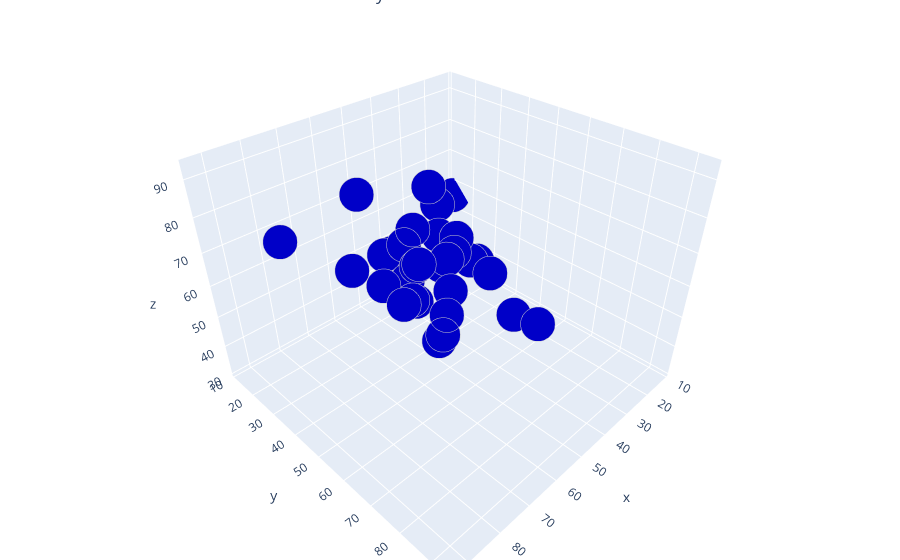

The notebook cell this image was saved under:
### Markdown cell above
# Plotly - 3D Scatter Plot ( Interactive )
* X = Crossing
* Y = Finishing
* Z = Short Passing

### Code cell
ManUtdTeam = df[df.Club == "Manchester united"].iloc[:,[50,51,53]]
ManCityTeam = df[df.Club == "Manchester City"].iloc[:,[50,51,53]]

# trace1 =  Manchester United
trace1 = go.Scatter3d(
    x=ManUtdTeam.Crossing,
    y=ManUtdTeam.Finishing,
    z=ManUtdTeam.ShortPassing,
    mode='markers',
    name = "Manchester united",
    marker=dict(
        color='rgb(200, 0, 0)',
        size=12,
        line=dict(
            color='rgb(255, 255, 255)',
            width=0.1
        )
    )
)
# trace2 = Manchester City
trace2 = go.Scatter3d(
    x=ManCityTeam.Crossing,
    y=ManCityTeam.Finishing,
    z=ManCityTeam.ShortPassing,
    mode='markers',
    name = "Manchester City",
    marker=dict(
        color='rgb(0, 0, 200)',
        size=12,
        line=dict(
            color='rgb(204, 204, 204)',
            width=0.1
        )
    )
)
data = [trace1, trace2]
layout = go.Layout(
    title = ' 3D manchester United and Manchester City',
    margin=dict(
        l=0,
        r=0,
        b=0,
        t=0
    )
)
fig = go.Figure(data=data, layout=layout)
iplot(fig)

### Figure 1 — Plotly figure (JSON) as saved in the notebook; plotly's stock layout.template omitted (floating-point values rounded to 4 significant figures)
{"data": [{"marker": {"color": "rgb(200, 0, 0)", "line": {"color": "rgb(255, 255, 255)", "width": 0.1}, "size": 12}, "mode": "markers", "name": "Manchester united", "type": "scatter3d", "x": [], "y": [], "z": []}, {"marker": {"color": "rgb(0, 0, 200)", "line": {"color": "rgb(204, 204, 204)", "width": 0.1}, "size": 12}, "mode": "markers", "name": "Manchester City", "type": "scatter3d", "x": [93.0, 84.0, 70.0, 83.0, 85.0, 20.0, 77.0, 68.0, 81.0, 52.0, 61.0, 58.0, 81.0, 74.0, 66.0, 62.0, 87.0, 74.0, 74.0, 12.0, 53.0, 64.0, 79.0, 32.0, 53.0, 49.0, 35.0, 48.0, 62.0, 13.0, 62.0, 39.0, 19.0], "y": [82.0, 76.0, 93.0, 81.0, 75.0, 14.0, 77.0, 69.0, 80.0, 54.0, 45.0, 45.0, 51.0, 73.0, 84.0, 29.0, 33.0, 64.0, 61.0, 13.0, 27.0, 61.0, 59.0, 23.0, 66.0, 56.0, 30.0, 24.0, 50.0, 12.0, 58.0, 49.0, 12.0], "z": [92.0, 93.0, 81.0, 79.0, 85.0, 56.0, 84.0, 85.0, 82.0, 75.0, 73.0, 76.0, 78.0, 88.0, 76.0, 81.0, 80.0, 82.0, 77.0, 56.0, 58.0, 76.0, 77.0, 70.0, 71.0, 68.0, 58.0, 55.0, 59.0, 32.0, 51.0, 60.0, 31.0]}], "layout": {"margin": {"b": 0, "l": 0, "r": 0, "t": 0}, "title": {"text": " 3D manchester United and Manchester City"}}}
